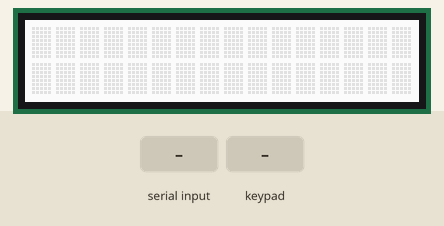
A sketch run on a simulated Arduino Uno, built with avr-gcc and run on an emulated ATmega328P. Shown: 16×2 character LCD. Inputs (shaded band) come from the test bench. What the sketch prints to the serial monitor is not drawn.

Above: at 1.3 s.
1.4 s: "A90\n" received over the second serial link
At 2.5 s:
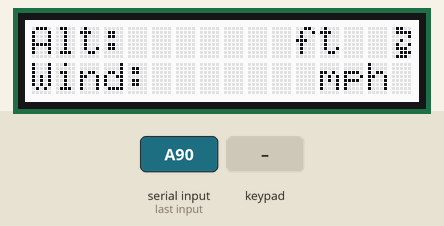
4.4 s: key 'L' pressed
At 4.9 s:
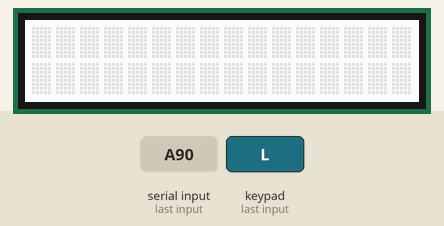
Timing chart, 0 to 7.4 s (numbered marks = the images above; inputs shaded):
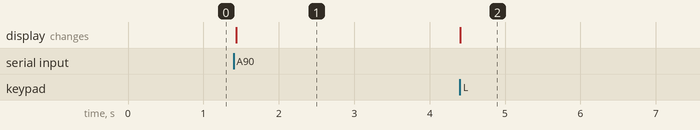

The sketch:

hc-12_receiver.ino
```cpp
#include <string.h>
#include <SoftwareSerial.h>
#include <Wire.h>
#include <Adafruit_RGBLCDShield.h>
#include <utility/Adafruit_MCP23017.h>

// The shield uses the I2C SCL and SDA pins. On classic Arduinos
// this is Analog 4 and 5 so you can't use those for analogRead() anymore
// However, you can connect other I2C sensors to the I2C bus and share
// the I2C bus.
Adafruit_RGBLCDShield lcd = Adafruit_RGBLCDShield(); // Init LCD shield

// Defining backlight colors
#define GREEN 0x2
#define WHITE 0x7

//Variables for conversion byte-to-str for LCD display of serial input
char data = '\n';                           // The current byte being received
char databuffer[16] = {NULL};               // Buffer where data is kept while incompletely transferred
int datacount = 0;
boolean clearscreen = false;
boolean startup = true;

// Data storage of old values

char oldAlt[16] = {NULL};
char oldWind[16] = {NULL};
char oldDir[16] = {NULL};

int windDir;

// Custom arrow symbols for display
byte N[8] = {B00100,B01110,B10101,B00100,B00100,B00100,B00000,};
byte NE[8] = {B00000,B01111,B00011,B00101,B01001,B10000,B00000,};
byte E[8] = {B00000,B00100,B00010,B11111,B00010,B00100,B00000,};
byte Se[8] = {B00000,B10000,B01001,B00101,B00011,B01111,B00000,};
byte S[8] = {B00000,B00100,B00100,B00100,B10101,B01110,B00100,};
byte SW[8] = {B00000,B00000,B00001,B10010,B10100,B11000,B11110,};
byte W[8] = {B00000,B00100,B01000,B11111,B01000,B00100,B00000,};
byte NW[8] = {B00000,B11110,B11000,B10100,B10010,B00001,B00000,};
int arrowcount = 0;

// Transmission code
const byte HC12RxdPin = 6;                  // Recieve Pin on HC12
const byte HC12TxdPin = 5;                  // Transmit Pin on HC12

SoftwareSerial HC12(HC12TxdPin,HC12RxdPin); // Create Software Serial Port

// Declaring functions
void ClearScreen();

void setup() {
  // set up the LCD's number of columns and rows:
  lcd.begin(16, 2);
  lcd.setCursor(0,0);
  lcd.createChar(0, N);
  lcd.createChar(1, NE);
  lcd.createChar(2, E);
  lcd.createChar(3, Se);
  lcd.createChar(4, S);
  lcd.createChar(5, SW);
  lcd.createChar(6, W);
  lcd.createChar(7, NW);

  // Print a message to the LCD.
  lcd.print("Loading...");
  lcd.setCursor(0,0);
  lcd.setBacklight(WHITE);

  // Initialize Serial comms
  Serial.begin(9600);                       // Open serial port to computer
  HC12.begin(9600);                         // Open serial port to HC12
}

void loop() {
  uint8_t buttons = lcd.readButtons();

  if (buttons) {
    lcd.clear();
    lcd.setCursor(0,0);
    if (buttons & BUTTON_UP) {
      lcd.setBacklight(WHITE);
      lcd.print("Loading...");
    }
    if (buttons & BUTTON_DOWN) {
      lcd.setBacklight(GREEN);
      lcd.print("Loading...");
    }
  }


  // For processing transmissions
  if(HC12.available()){                     // If HC-12 has received a transmission
    data = HC12.read();                     // Store in a temporary buffer
    if (data != '\n' && data != 'A' && data != 'W' && data != 'D'){       // If transmission is not finished
      ClearScreen();                        // Check if screen needs to be refreshed
      databuffer[datacount] = data;
      datacount += 1;
      //lcd.write(data);                    // Write data to LCD screen
    }

    else if(data == 'A'){                   // If the data sent is temperature data
      Serial.println("Altitude (ft) received!");
      if (databuffer[0] != NULL){
        memcpy(oldAlt, databuffer, sizeof(oldAlt));
      }

      lcd.setCursor(5,0);
      for(int index = 0; index < 16; index += 1){
        if(databuffer[index] != NULL){
          lcd.write(databuffer[index]);     // Write data to LCD screen
        }
      }

      // Rewriting old data for wind to lcd
      lcd.setCursor(6,1);
      for(int index = 0; index < (sizeof(oldWind) / sizeof(oldWind[0])); index += 1){
        if(oldWind[index] != NULL){
          lcd.write(oldWind[index]);     // Write data to LCD screen
        }
      }
      memset(databuffer, NULL, sizeof databuffer);
      clearscreen = true;                   // New transmission, trigger flag to clear the screen
    }

    else if(data == 'W'){                   // If the data sent is wind data
      Serial.println("Wind strength received!");
      if (databuffer[0] != NULL){
        memcpy(oldWind, databuffer, sizeof(oldWind));
      }

      lcd.setCursor(6,1);
      for(int index = 0; index < 16; index += 1){
        if(databuffer[index] != NULL){
          lcd.write(databuffer[index]);     // Write data to LCD screen
        }
      }

      // Rewriting old data for alt to lcd
      lcd.setCursor(5,0);
      for(int index = 0; index < (sizeof(oldAlt) / sizeof(oldAlt[0])); index += 1){
        if(oldAlt[index] != NULL){
          lcd.write(oldAlt[index]);     // Write data to LCD screen
        }
      }

      memset(databuffer, NULL, sizeof databuffer);
      clearscreen = true;                   // New transmission, trigger flag to clear the screen
    }

    else if(data == 'D'){                   // If the data sent is wind direction data
      Serial.println("Wind direction received!");
      if (databuffer[0] != NULL){
        memcpy(oldDir, databuffer, sizeof(oldDir));
      }
      sscanf(oldDir,"%d",&windDir);   // Convert transmitted direction information from a char array into a float

      // Rewriting old data for alt and wind to lcd
      lcd.setCursor(5,0);
      for(int index = 0; index < (sizeof(oldAlt) / sizeof(oldAlt[0])); index += 1){
        if(oldAlt[index] != NULL){
            lcd.write(oldAlt[index]);
        }
      }
      lcd.setCursor(6,1);
      for(int index = 0; index < (sizeof(oldWind) / sizeof(oldWind[0])); index += 1){
        if(oldWind[index] != NULL){
          lcd.write(oldWind[index]);     // Write data to LCD screen
        }
      }

      memset(databuffer, NULL, sizeof databuffer);
      clearscreen = true;                   // New transmission, trigger flag to clear the screen
    }

    else{
      clearscreen = true;                   // New transmission, trigger flag to clear the screen
    }
  }

  // For troubleshooting the LCD screen
  //if(Serial.available()){                   // If Arduino's computer Rx buffer has a message
  //  char data = Serial.read();              // Store data in temporary buffer
  //  Serial.print(data);                     // Output message to Serial monitor
  //}
}

void ClearScreen(){
  if (clearscreen == true or startup == true){
        lcd.clear();

        lcd.setCursor(0,0);
        lcd.print("Alt:       ft");

        lcd.setCursor(0,1);
        lcd.print("Wind:       mph");

        lcd.setCursor(15,0);
        lcd.write(byte(windDir));
//        lcd.write(byte(arrowcount));
//
//        arrowcount+=1;
//        if(arrowcount >= 8){
//          arrowcount = 0;
//        }
        //lcd.setCursor(6,0);

        databuffer[16] = {NULL};
        clearscreen = false;
        startup = false;
   }
}
```

Measured:
- after the input at 1.4 s, the display: changes at once (image 1)
- after the input at 4.4 s, the display: changes at once (image 2)
